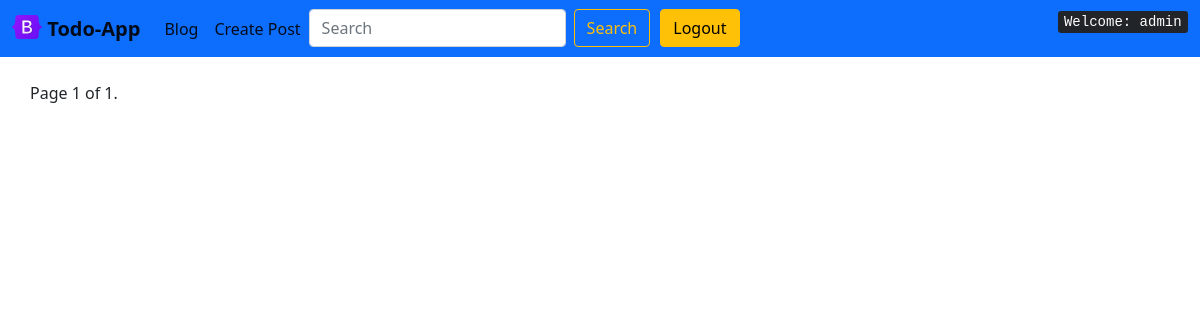
The app's page / (signed in), older data.
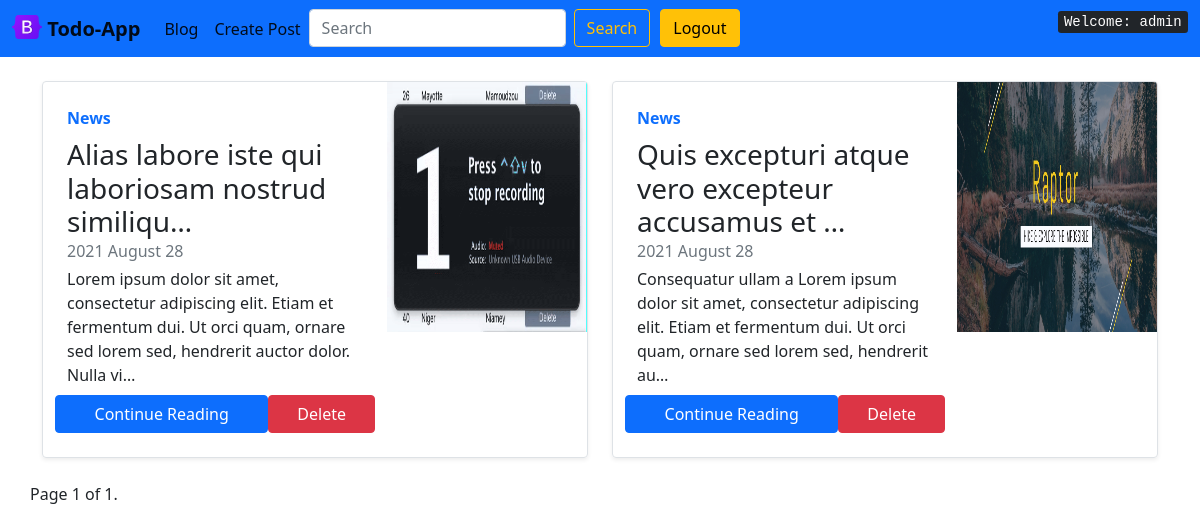
The same page, newer data.
### posts/models.py (models this page shows, shortened)
class Post(models.Model):
    title = models.CharField(max_length=60)
    image = models.ImageField(null=True, blank=True, default='posts.png', upload_to='images')
    content = models.TextField()
    createdBy = models.CharField(null=True, blank=True, max_length=30)
    created = models.DateTimeField(auto_now_add=True)
    class Meta:
        db_table = 'posts'
        verbose_name_plural = 'Post'

### posts/views.py (the view)
# urls.py: path('', index, name='index'),
def index(request):
    posts = Post.objects.all().order_by('-id')
    query = request.GET.get('q')
    if query:
        posts = posts.filter(Q(title__icontains=query))
    paginator = Paginator(posts, 10)
    page = request.GET.get('page')
    posts = paginator.get_page(page)
    context = {
        'items': posts
    }
    return render(request, 'posts/index.html', context)

### templates/posts/index.html (shortened to what this page needs)
{% extends 'layouts/master.html' %}
{% block content %}
    <div class="row mb-2 mt-4">
        {% for item in items %}
            <div class="col-md-6">
                <div class="row g-0 border rounded overflow-hidden flex-md-row mb-4 shadow-sm h-md-250 position-relative">
                    <div class="col p-4 d-flex flex-column position-static">
                        <strong class="d-inline-block mb-2 text-primary">News</strong>
                        <h3 class="mb-0">{{ item.title|truncatechars:50|capfirst }}</h3>
                        <div class="mb-1 text-muted">{{ item.created|date:'Y F d' }}</div>
                        <p class="card-text mb-auto">{{ item.content|truncatechars:150 }}</p>
                        {% if user.is_authenticated %}
                            <div class="row mt-2">
                                <a href="{% url 'single.post' item.id %}" class="col-sm-8 btn btn-primary">Continue
                                    Reading</a>
                                <a href="{% url 'delete.post' item.id %}" class="col-sm-4 btn btn-danger">Delete</a>
                            </div>
                        {% else %}
                            <a href="{% url 'single.post' item.id %}" class="stretched-link btn btn-primary">Continue
                                reading</a>
                        {% endif %}
                    </div>
                    <div class="col-auto d-none d-lg-block">
                        <img class="bd-placeholder-img" src="{{ item.image.url }}" alt="" height="250" width="200">
                    </div>
                </div>
            </div>
        {% endfor %}
        <div class="pagination">
    <span class="step-links">
        <span class="current">
            Page {{ items.number }} of {{ items.paginator.num_pages }}.
        </span>
    </span>
        </div>
    </div>
{% endblock %}

### templates/layouts/master.html (shortened to what this page needs)
<!DOCTYPE html>
{% load static %}
<html lang="en">
{% include 'layouts/layoutHeader.html' %}
<body>
{% include 'layouts/layoutNavBar.html' %}
<div class="container">
    {% block content %}
    {% endblock %}
</div>
</body>
</html>

### templates/layouts/layoutHeader.html (shortened to what this page needs)
{% load static %}
<head>
    <link rel="stylesheet" href="{% static 'css/bootstrap.min.css' %}">
    <link rel="stylesheet" href="https://pro.fontawesome.com/releases/v5.10.0/css/all.css"
/>
</head>

### templates/layouts/layoutNavBar.html (shortened to what this page needs)
{% load static %}
<nav class="navbar navbar-expand-lg navbar-light bg-primary mb-4">
    <div class="container-fluid">
        <a class="navbar-brand" href="{% url 'index' %}">
            <img src="{% static 'img/logo.svg' %}" alt="" width="30" height="24"
                 class="d-inline-block align-text-top">
            <b>Todo-App</b>
        </a>
        <div class="collapse navbar-collapse" id="navbarNav">
            <ul class="navbar-nav">
                <li class="nav-item">
                    <a class="nav-link active" aria-current="page" href="{% url 'index' %}">Blog</a>
                </li>
                {% if user.is_authenticated %}
                    <li class="nav-item">
                        <a class="nav-link active" aria-current="page" href="{% url 'create.post' %}">Create Post</a>
                    </li>
                {% endif %}
                <li>
                    <form class="d-flex" method="get">
                        <input class="form-control me-2" type="search" name="q" placeholder="Search"
                               aria-label="Search">
                        <button class="btn btn-outline-warning" type="submit">Search</button>
                    </form>
                </li>
                {% if user.is_authenticated %}
                    <li class="nav-item ml-4" style="margin-left: 10px">
                        <a class="btn btn-warning " href="{% url 'logout' %}">Logout</a>
                    </li>
                {% endif %}
            </ul>
        </div>
        {% if user.is_authenticated %}
            <p class=""><kbd>Welcome: {{ user.username }}</kbd></p>
        {% endif %}
    </div>
</nav>

### templates/layouts/layoutFooter.html (shortened to what this page needs)
{% load static %}

Row changes from the older to the newer data that the page shows:
added Post: title "Alias labore iste qui laboriosam nostrud similiqu…", created "2021 August 28", content "Lorem ipsum dolor sit amet, consectetur adipiscing elit. Etiam et fermentum dui. Ut orci quam, ornare sed lorem sed, hendrerit auctor dolor. Nulla vi…", image (picture)
added Post: title "Quis excepturi atque vero excepteur accusamus et …", created "2021 August 28", content "Consequatur ullam a Lorem ipsum dolor sit amet, consectetur adipiscing elit. Etiam et fermentum dui. Ut orci quam, ornare sed lorem sed, hendrerit au…", image (picture)
